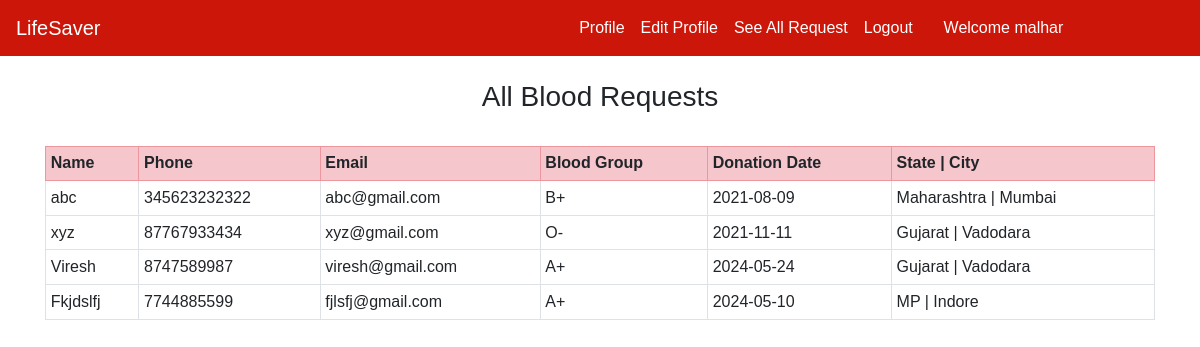
Screenshot of /see_all_request/ (signed in) with the database file from the repository.
### home/models.py (models this page shows, shortened)
class RequestBlood(models.Model):
    name = models.CharField(max_length=100)
    email = models.EmailField()
    phone = models.CharField(max_length=20)
    state = models.CharField(max_length=200, blank=True)
    city = models.CharField(max_length=300, blank=True)
    address = models.CharField(max_length=500, blank=True)
    blood_group = models.ForeignKey(BloodGroup, on_delete=models.CASCADE)
    date = models.CharField(max_length=100, blank=True)

class BloodGroup(models.Model):
    name = models.CharField(max_length=5)
    def __str__(self):
        return self.name

### home/views.py (the view)
# urls.py: path("see_all_request/", views.see_all_request, name="see_all_request"),
def see_all_request(request):
    requests = RequestBlood.objects.all()
    return render(request, "see_all_request.html", {'requests':requests})

### home/templates/see_all_request.html (shortened to what this page needs)
{% extends 'base.html' %}
{% block body %}
<div class="container">
{% if requests %}
<h3 class="text-center">All Blood Requests</h3>
<br>
<table class="table table-sm table-bordered">
  <tr class="table-danger">
    <th>Name</th>
    <th>Phone</th>
    <th>Email</th>
    <th>Blood Group</th>
    <th>Donation Date</th>
    <th>State | City</th>
  </tr>
  {% for i in requests %}
    <tr>
      <td>{{i.name}}</td>
      <td>{{i.phone}}</td>
      <td>{{i.email}}</td>
      <td>{{i.blood_group}}</td>
      <td>{{i.date}}</td>
      <td>{{i.state}} | {{i.city}}</td>
    </tr>
  {% endfor %}
</table>
{% else %}
<h2>No Blood Request Available</h2>
{% endif %}
</div>
{% endblock %}

### home/templates/base.html (shortened to what this page needs)
<!doctype html>
<html lang="en">
<head>
    <link rel="stylesheet" href="https://stackpath.bootstrapcdn.com/bootstrap/4.5.0/css/bootstrap.min.css"
>
</head>
<body>
    <nav class="navbar navbar-expand-lg navbar-dark sticky-top">
        <a class="navbar-brand" href="/">LifeSaver</a>
        <div class="collapse navbar-collapse" id="navbarNavAltMarkup" style="margin-left: 350px;">
            <div class="container w-75">
            <div class="navbar-nav">
                {% if request.user.is_authenticated %}
                <a class="nav-item nav-link active" href="/profile/">Profile</a>
                <a class="nav-item nav-link active" href="/edit_profile/">Edit Profile</a>
                <a class="nav-item nav-link active" href="/see_all_request/">See All Request</a>
                <a class="nav-item nav-link active" href="/logout/">Logout</a>
                {% endif %}
            </div>
            {% if request.user.is_authenticated %}
            <a href="#" class="nav-item nav-link active" style="color: white;">Welcome {{request.user}}</a>
            {% endif %}
        </div>
        </div>
    </nav><br>
        {% block body %}
        {% endblock %}
</body>
</html>

### home/templates/base.html (style rules this page uses)
.navbar { background-color: #cc1609; }
* { font-family: Impact, Haettenschweiler, 'Arial Narrow Bold', sans-serif; }

### rows the page displays
RequestBlood: name "abc", phone "345623232322", email "abc@gmail.com", blood_group "B+", date "2021-08-09", state "Maharashtra", city "Mumbai"
RequestBlood: name "xyz", phone "87767933434", email "xyz@gmail.com", blood_group "O-", date "2021-11-11", state "Gujarat", city "Vadodara"
RequestBlood: name "Viresh", phone "8747589987", email "viresh@gmail.com", blood_group "A+", date "2024-05-24", state "Gujarat", city "Vadodara"
RequestBlood: name "Fkjdslfj", phone "7744885599", email "fjlsfj@gmail.com", blood_group "A+", date "2024-05-10", state "MP", city "Indore"

### other values shown
{{ request.user }} "malhar"
